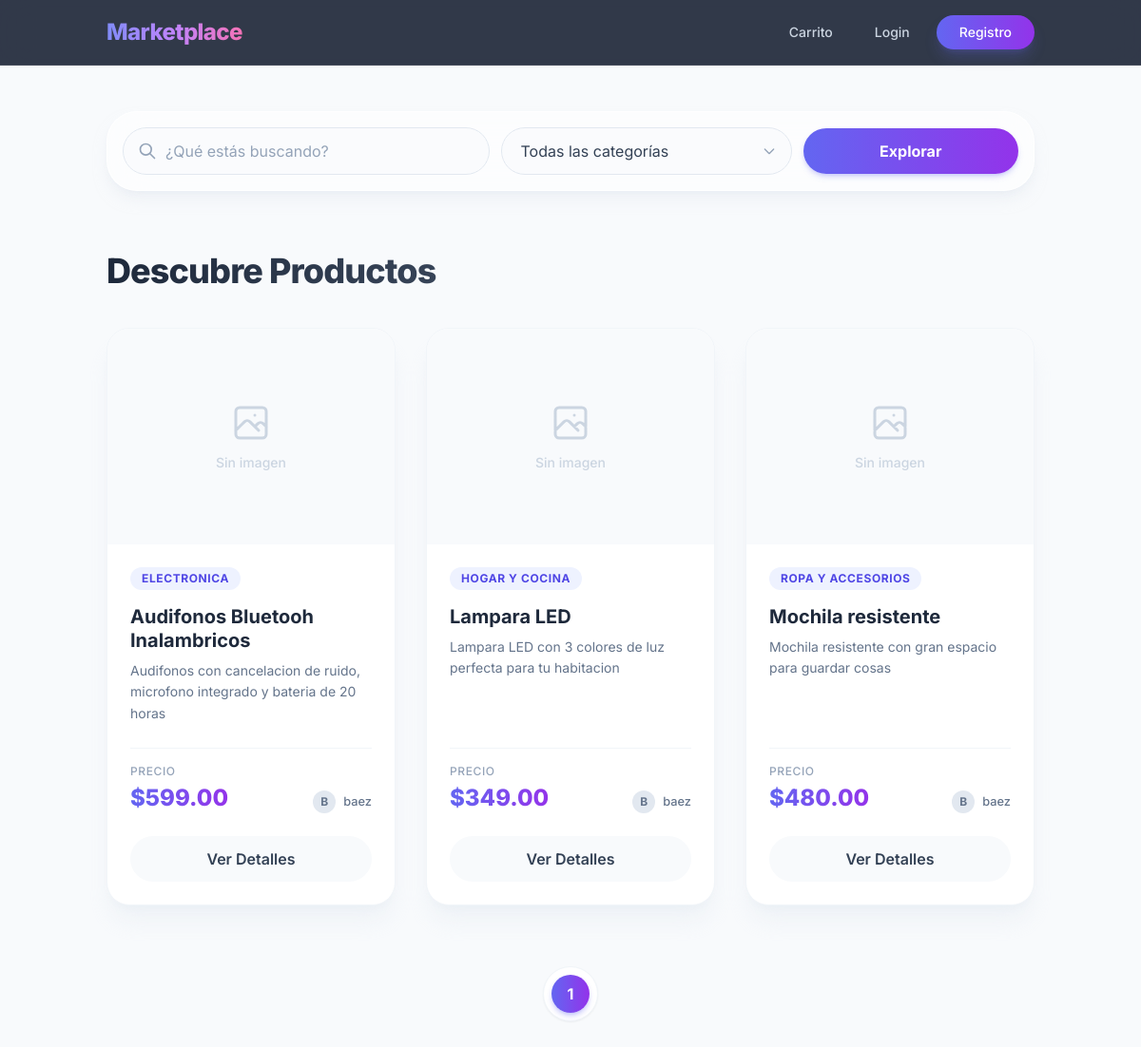
The page / on the database its author committed.
### store/models.py (models this page shows, shortened)
class Product(models.Model):
    id = models.UUIDField(primary_key=True, default=uuid.uuid4, editable=False)
    name = models.CharField(max_length=150)
    description = models.TextField()
    price = models.DecimalField(max_digits=10, decimal_places=2)
    stock = models.PositiveIntegerField(default=0)
    owner = models.ForeignKey(
        User,
        on_delete=models.CASCADE,
        related_name='products'
    )  # 1:N
    categories = models.ManyToManyField(
        Category,
        related_name='products'
    )  # N:M
    created_at = models.DateTimeField(auto_now_add=True)

class Category(models.Model):
    id = models.UUIDField(primary_key=True, default=uuid.uuid4, editable=False)
    name = models.CharField(max_length=100)
    description = models.TextField(blank=True)

class User(AbstractUser):
    id = models.UUIDField(primary_key=True, default=uuid.uuid4, editable=False)
    is_seller = models.BooleanField(default=False)

### store/views.py (the view)
# urls.py: 2. Add a URL to urlpatterns:  path('', views.home, name='home')
def home(request):
    query = request.GET.get('q')
    category_id = request.GET.get('category')
    products = Product.objects.select_related(
        'owner'
    ).prefetch_related(
        'categories'
    ).all()
    if query:
        products = products.filter(
            Q(name__icontains=query) |
            Q(description__icontains=query)
        )
    if category_id:
        products = products.filter(
            categories__id=category_id
        )
    paginator = Paginator(products, 6)
    page_number = request.GET.get('page')
    page_obj = paginator.get_page(page_number)
    categories = Category.objects.all()
    return render(request, 'store/home.html', {
        'page_obj': page_obj,
        'categories': categories,
        'products': products
    })

### store/templates/store/home.html (shortened to what this page needs)
{% extends 'store/base.html' %}
{% block content %}
<div class="bg-white/60 backdrop-blur-xl p-3 md:p-4 rounded-[2rem] shadow-lg shadow-slate-200/50 border border-white/80 mb-12">
    <form method="GET" class="grid grid-cols-1 md:grid-cols-12 gap-3 items-center">
        <div class="md:col-span-5 relative">
            <div class="absolute inset-y-0 left-0 pl-4 flex items-center pointer-events-none">
                <svg class="h-5 w-5 text-slate-400" fill="none" viewBox="0 0 24 24" stroke="currentColor">
                    <path stroke-linecap="round" stroke-linejoin="round" stroke-width="2" d="M21 21l-6-6m2-5a7 7 0 11-14 0 7 7 0 0114 0z"/>
                </svg>
            </div>
            <input type="text"
                   name="q"
                   class="w-full pl-11 pr-4 py-3 bg-slate-50/50 border border-slate-200 rounded-full focus:bg-white focus:outline-none focus:ring-2 focus:ring-indigo-500/50 focus:border-indigo-500 transition-all text-slate-700 placeholder-slate-400"
                   placeholder="¿Qué estás buscando?">
        </div>
        <div class="md:col-span-4 relative">
            <select name="category"
                    class="w-full px-5 py-3 bg-slate-50/50 border border-slate-200 rounded-full focus:bg-white focus:outline-none focus:ring-2 focus:ring-indigo-500/50 focus:border-indigo-500 transition-all text-slate-700 appearance-none">
                <option value="">Todas las categorías</option>
            </select>
            <div class="absolute inset-y-0 right-0 pr-4 flex items-center pointer-events-none">
                <svg class="h-4 w-4 text-slate-400" fill="none" viewBox="0 0 24 24" stroke="currentColor">
                    <path stroke-linecap="round" stroke-linejoin="round" stroke-width="2" d="M19 9l-7 7-7-7"/>
                </svg>
            </div>
        </div>
        <div class="md:col-span-3">
            <button type="submit" class="w-full bg-gradient-to-r from-indigo-500 to-purple-600 hover:from-indigo-600 hover:to-purple-700 text-white font-bold py-3 px-6 rounded-full shadow-md shadow-indigo-500/25 transition-all hover:-translate-y-0.5">
                Explorar
            </button>
        </div>
    </form>
</div>
<div class="py-4">
    <h2 class="text-3xl md:text-4xl font-extrabold text-transparent bg-clip-text bg-gradient-to-r from-slate-800 to-slate-500 mb-10 tracking-tight">
    </h2>
    <div class="grid grid-cols-1 md:grid-cols-2 lg:grid-cols-3 gap-8">
        {% for product in products %}
        <div class="group flex flex-col h-full bg-white rounded-3xl border border-slate-100 shadow-xl shadow-slate-200/40 overflow-hidden hover:-translate-y-2 hover:shadow-2xl hover:shadow-indigo-500/10 transition-all duration-300 ease-out">
            <div class="relative overflow-hidden aspect-[4/3] bg-slate-50">
                {% if product.image %}
                    <img src="{{ product.image.url }}" class="w-full h-full object-cover transform group-hover:scale-110 transition-transform duration-700 ease-out" alt="{{ product.name }}">
                {% else %}
                    <div class="w-full h-full flex flex-col items-center justify-center text-slate-300">
                        <span class="text-sm font-medium">Sin imagen</span>
                    </div>
                {% endif %}
            </div>
            <div class="flex flex-col flex-grow p-6">
                <div class="mb-4 flex flex-wrap gap-2">
                    {% for cat in product.categories.all %}
                        <span class="inline-flex items-center px-3 py-1 bg-indigo-50 text-indigo-600 text-xs font-bold uppercase tracking-wider rounded-full">
                            {{ cat.name }}
                        </span>
                    {% endfor %}
                </div>
                <h5 class="text-xl font-bold text-slate-800 mb-2 leading-tight">{{ product.name }}</h5>
                <p class="text-slate-500 text-sm flex-grow mb-6 leading-relaxed">
                    {{ product.description|truncatechars:100 }}
                </p>
                <div class="flex justify-between items-end mt-auto pt-4 border-t border-slate-100">
                    <div>
                        <span class="block text-xs font-medium text-slate-400 uppercase tracking-wider mb-1">Precio</span>
                        <span class="text-2xl font-extrabold text-transparent bg-clip-text bg-gradient-to-r from-indigo-500 to-purple-600">
                        </span>
                    </div>
                    <div class="flex items-center gap-2">
                        <div class="w-6 h-6 rounded-full bg-slate-200 flex items-center justify-center text-xs font-bold text-slate-500">
                            {{ product.owner.username|make_list|first|upper }}
                        </div>
                        <small class="text-slate-500 font-medium">{{ product.owner.username }}</small>
                    </div>
                </div>
            </div>
            <div class="p-6 pt-0 flex flex-col gap-3">
                <a href="#" class="w-full text-center px-6 py-3 bg-slate-50 hover:bg-slate-100 text-slate-700 font-semibold rounded-full transition-colors">
                    Ver Detalles
                </a>
            </div>
        </div>
        {% endfor %}
    </div>
</div>
<nav class="mt-12 mb-8 flex justify-center" aria-label="Navegación de páginas">
    <ul class="flex items-center gap-2 p-2 bg-white rounded-full shadow-sm border border-slate-100">
        <li>
            <span class="flex items-center justify-center w-10 h-10 bg-gradient-to-r from-indigo-500 to-purple-600 text-white font-bold rounded-full shadow-md shadow-indigo-500/30">
                {{ page_obj.number }}
            </span>
        </li>
    </ul>
</nav>
{% endblock %}

### store/templates/store/base.html (shortened to what this page needs)
<!DOCTYPE html>
<html lang="es">
<head>
    <script src="https://cdn.tailwindcss.com"></script>
</head>
<body class="bg-slate-50 antialiased text-slate-800">
<nav class="sticky top-0 z-50 bg-slate-900/85 backdrop-blur-lg border-b border-white/10 shadow-sm">
  <div class="container mx-auto px-6 py-4 flex justify-between items-center">
    <a class="text-2xl font-extrabold text-transparent bg-clip-text bg-gradient-to-r from-indigo-400 via-purple-400 to-pink-400 tracking-tight hover:opacity-80 transition-opacity" href="/">
    </a>
    <div class="flex items-center space-x-1 md:space-x-3">
      <a href="{% url 'cart_detail' %}"
         class="text-slate-300 hover:text-white px-4 py-2 rounded-full text-sm font-medium transition-all duration-300 hover:bg-white/10">
           Carrito
      </a>
      {% if user.is_authenticated %}
        <span class="text-slate-300 text-sm font-medium hidden md:inline-block px-2">Hola, {{ user.username }}</span>
        <a href="{% url 'logout' %}" class="text-slate-300 hover:text-white px-4 py-2 rounded-full text-sm font-medium transition-all duration-300 hover:bg-white/10">
            Logout
        </a>
      {% else %}
        <a href="{% url 'login' %}" class="text-slate-300 hover:text-white px-4 py-2 rounded-full text-sm font-medium transition-all duration-300 hover:bg-white/10">
            Login
        </a>
        <a href="{% url 'register' %}" class="bg-gradient-to-r from-indigo-500 to-purple-600 hover:from-indigo-600 hover:to-purple-700 text-white px-6 py-2 rounded-full text-sm font-medium shadow-lg shadow-indigo-500/25 transition-all duration-300 hover:-translate-y-0.5">
            Registro
        </a>
      {% endif %}
    </div>
  </div>
</nav>
<main class="container mx-auto px-6 py-10 md:py-12">
    {% block content %}{% endblock %}
</main>
</body>
</html>

### store/templates/store/base.html (style rules this page uses)
body { font-family: 'Inter', sans-serif; }

### rows shown on the page
Product: name "Audifonos Bluetooh Inalambricos", description "Audifonos con cancelacion de ruido, microfono integrado y bateria de 20 horas", owner.username|make_list "B", owner.username "baez"
Category: name "ELECTRONICA"
Product: name "Lampara LED", description "Lampara LED con 3 colores de luz perfecta para tu habitacion", owner.username|make_list "B", owner.username "baez"
Category: name "HOGAR Y COCINA"
Product: name "Mochila resistente", description "Mochila resistente con gran espacio para guardar cosas", owner.username|make_list "B", owner.username "baez"
Category: name "ROPA Y ACCESORIOS"

### other values the page prints
{{ page_obj.number }} "1"
